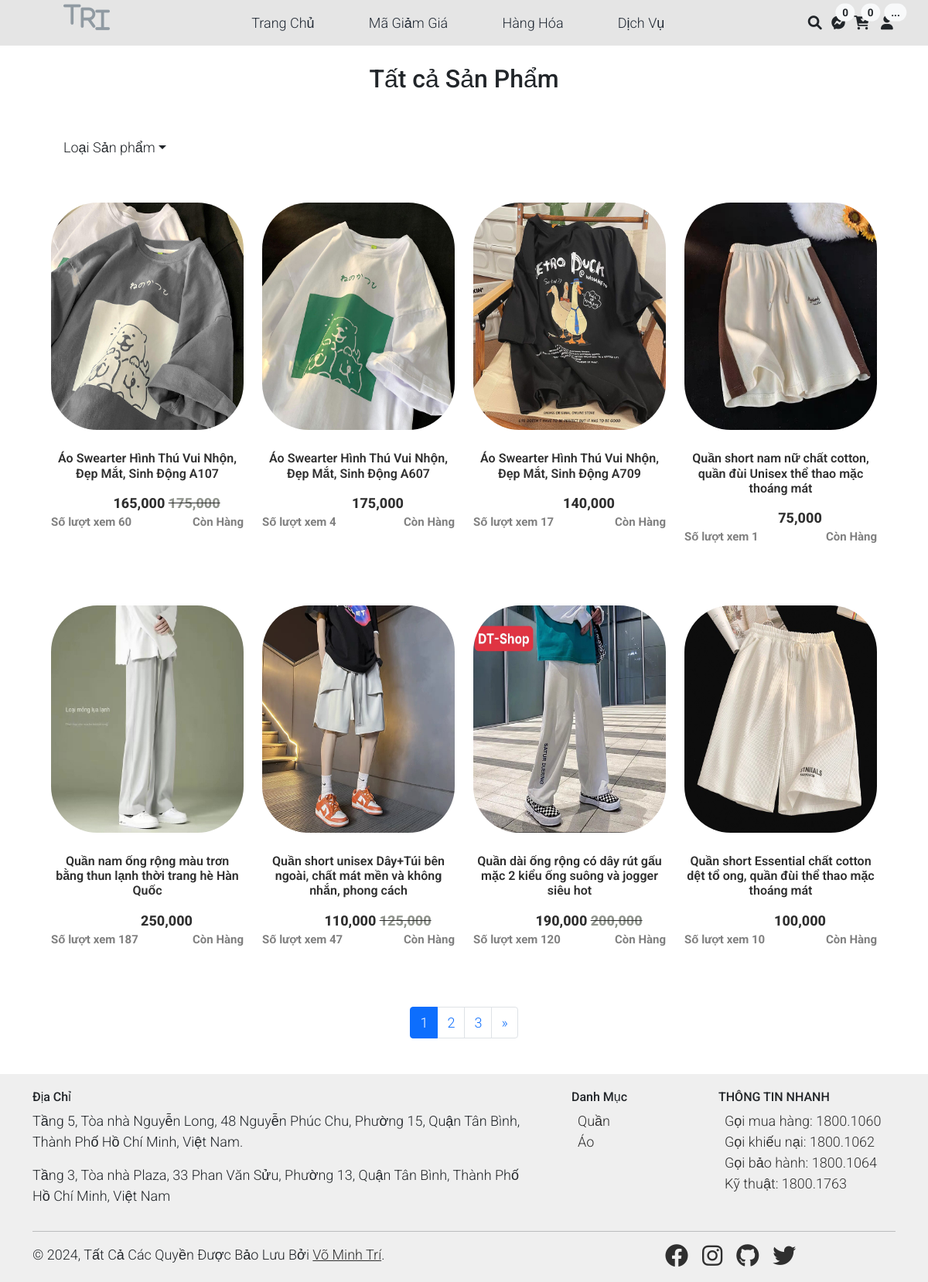
Page /index.php?action=sanpham&act=sanpham on the committed database.
### tables this page shows
CREATE TABLE `hanghoa` (
  `mahh` int(11) NOT NULL,
  `tenhh` varchar(90) NOT NULL,
  `maloai` int(11) NOT NULL,
  `soluotxem` int(11) NOT NULL,
  `ngaylap` date NOT NULL,
  `mota` varchar(2000) NOT NULL
);

### Model/page.php (called while the page is built)
<?php
class Page
{
    function findPage($count, $limit)
    {
        $page = (($count % $limit) == 0 ? $count / $limit : ceil($count / $limit));
        return $page;
    }
    function  findStart($limit)
    {
        if (!isset($_GET['page']) || $_GET['page'] == 1) {
            $start = 0;
        } else {
            $start = ($_GET['page'] - 1) * $limit;
        }
        return $start;
    }
}

### Model/connect.php (called while the page is built, shortened)
<?php
    class connect{
        var $db=null;
        function __construct(){
            $dsn='mysql:host=localhost;dbname=shopdo';
            $user='root';
            $pass='';
            try {
                $this->db=new PDO($dsn,$user,$pass,array(PDO::MYSQL_ATTR_INIT_COMMAND=>'SET NAMES utf8'));
            } catch (\Throwable $th) {
                echo "Kết nối không thành công";
                echo $th;
            }
        }
        function getList($select){
            $result=$this->db->query($select);
            return $result;
        }
        function getInstance($select){
            $results=$this->db->query($select);
            $result=$results->fetch();
            return $result;
        }
    }
?>

### Model/hanghoa.php (called while the page is built, shortened)
<?php
class hanghoa
{
    function getCountHangHoaAll()
    {
        $db = new connect();
        $select = "SELECT COUNT( DISTINCT a.mahh) FROM hanghoa a, cthanghoa b
            WHERE a.mahh=b.idhanghoa and b.hienthi=0 ";
        $result = $db->getInstance($select);
        return $result[0];
    }
    function getHangHoaAll($start, $limit)
    {
        $db = new connect();
        $select = "select distinct a.mahh,a.tenhh,a.soluotxem,b.hinh,b.dongia,b.soluongton,b.giamgia
                from hanghoa a,cthanghoa b
                WHERE a.mahh=b.idhanghoa and b.hienthi=0 group by a.mahh ORDER by a.mahh DESC limit " . $start . "," . $limit;
        $result = $db->getList($select);
        return $result;
    }
    function getSoLuongTon($id)
    {
        $db = new connect();
        $select = "select DISTINCT a.soluongton
            from cthanghoa a
            WHERE a.idhanghoa=$id and a.hienthi=0";
        $result = $db->getList($select);
        return $result;
    }
    function getHangHoaMau($id)
    {
        $db = new connect();
        $select = "select DISTINCT b.idmau,b.mausac,a.soluongton
            from cthanghoa a, mausac b
            WHERE a.idmau=b.idmau and a.idhanghoa=$id and a.hienthi=0 group by b.idmau";
        $result = $db->getList($select);
        return $result;
    }
}

### View/sanpham.php (the view, shortened to what this page needs)
<?php
$hh = new hanghoa();
$trang = new page();
$limit = 8;
$count_all = $hh->getCountHangHoaAll();
$page_all = $trang->findPage($count_all, $limit);
$start_all = $trang->findStart($limit);
$count_sale = $hh->getCountHangHoaKhuyenMai();
$page_sale = $trang->findPage($count_sale, $limit);
$current_page = isset($_GET['page']) ? $_GET['page'] : 1;
$ac = 1;
if (isset($_GET['action'])) {
    if (isset($_GET['act']) && $_GET['act'] == 'sanphamkhuyenmai') {
        $ac = 2;
    } elseif (isset($_GET['act']) && $_GET['act'] == 'timkiem') {
        $ac = 3;
    } elseif (isset($_GET['act']) && $_GET['act'] == 'sanpham') {
        $ac = 1;
    } elseif (isset($_GET['act']) && $_GET['act'] == 'loai') {
        $ac = 4;
    }
}
?>
<section id="examples" class="text-center mt-3">
    <div class="product-section">
        <div class="container">
            <?php
            if ($ac == 1) {
                echo '<H2 class="text-center">Tất cả Sản Phẩm</H2>';
            }
            ?>
            <div class="col-12 d-flex">
                <div class="col-6">
                    <div class="nav-item dropdown text-start col-3">
                        <a class="nav-link dropdown-toggle text-dark" href="#" id="dropdownId" data-toggle="dropdown" aria-haspopup="true" aria-expanded="false">Loại Sản phẩm</a>
                            <?php
                            $loai = new hanghoa();
                            $result = $loai->getLoai();
                            ?>
                    </div>
                </div>
            </div>
            <div class="row">
                <?php
                if ($ac == 1) {
                    $result = $hh->getHangHoaAll($start_all, $limit);
                }
                $hh = new hanghoa();
                if ($ac == 1) {
                    $result = $hh->getHangHoaAll($start_all, $limit);
                }
                while ($set = $result->fetch()) :
                ?>
                    <div class="col-12 col-md-4 col-lg-3 mb-5 mb-md-0 sanphamhome">
                        <a class="product-item" href="index.php?action=sanpham&act=sanphamchitiet&id=<?php echo $set['mahh'] ?>">
                            <img style="height: 294px; width: 294px" src=Content/imagetourdien/<?php echo $set['hinh']; ?> class="img-fluid product-thumbnail">
                            <ul class="ulhome">
                                <?php
                                $laymau = $hh->getHangHoaMau($set['mahh']);
                                while ($mau = $laymau->fetch()) : ?>
                                    <?php
                                    if ($mau['soluongton'] > 0) {
                                        echo '<li class="lihome">';
                                    }
                                    echo '</li>';
                                    ?>
                                <?php endwhile; ?>
                            </ul>
                            <h3 class="product-title">
                                <?php echo $set['tenhh']; ?>
                            </h3>
                            <?php
                            if ($set['giamgia'] != 0) {
                                echo  '   <strong class="product-price">' . (number_format($set['giamgia'])) . '</strong> ';
                                echo ' <strike class="strikehome"><strong class="product-pricemau">' . (number_format($set['dongia'])) . '</strong></strike>';
                            }
                            if ($set['giamgia'] == 0) {
                                echo  '   <strong class="product-price">' . (number_format($set['dongia'])) . '</strong> ';
                            }
                            ?>
                            <br>
                            <span class="viewslx">Số lượt
                                xem
                                <?php echo $set['soluotxem']; ?>
                            </span>
                            <?php
                            $getslt = $hh->getSoLuongTon($set['mahh']);
                            $tongsoluongton = 0;
                            while ($slt = $getslt->fetch()) :
                                if ($slt['soluongton'] > 0) {
                                    $tongsoluongton++;
                                }
                            ?>
                            <?php endwhile; ?>
                            <?php
                            if ($tongsoluongton > 0) {
                                echo '<span class="viewslt">Còn Hàng</span>';
                            } else {
                                echo '<span class="viewslt">Hết Hàng</span>';
                            }
                            ?>
                        </a>
                    </div>
                <?php
                endwhile;
                ?>
            </div>
        </div>
    </div>
</section>
<div class="col-md-12 text-center">
    <ul class="pagination justify-content-center">
        <?php
        for ($i = 1; $i <= ($ac == 1 ? $page_all : $page_sale); $i++) {
            if ($ac == 1) {
                echo '<li class="page-item ' . ($current_page == $i ? 'active' : '') . '"><a class="page-link" href="index.php?action=sanpham&page=' . $i . '">' . $i . '</a></li>';
            }
        }
        if (($current_page < $page_all && $page_all > 1 && $ac == 1) || ($current_page < $page_sale && $page_sale > 1 && $ac == 2)) {
            if ($ac == 1) {
                echo '<li class="page-item"><a class="page-link" href="index.php?action=sanpham&page=' . ($current_page + 1) . '" aria-label="Trang sau"><span aria-hidden="true">&raquo</span></a></li>';
            }
        }
        ?>
    </ul>
</div>

### Content/CSS/templatemo.css (style rules this page uses)
.ulhome { list-style: none; position: relative; text-align: center; bottom: 32px; z-index: -1; margin-bottom: 0rem; margin-right: 30px; }
.lihome { font-weight: 500 !important; display: inline-block; }
.scrollwidthnone { scrollbar-width: none; }
.img-fluid { border-radius: 20px; }
.text-center .product-section .container .row .sanphamhome { margin-top: 50px; }
.text-center .product-section .container .row .product-price { padding-left: 50px; }
.text-center .product-section .container .row .product-pricemau { color: rgb(142, 146, 139); }
.text-center .product-section .container .row .viewslx { float: left; color: grey; font-weight: bold; font-size: 15px; }
.text-center .product-section .container .row .viewslt { float: right; color: grey; font-weight: bold; font-size: 15px; }
.text-center .product-section .container .row .strikehome { color: currentcolor; }
.text-center .product-section .container .text-center { position: relative; bottom: 40px; }
img { max-width: 100%; }
.product-title, .price, .sizes, .colors { font-weight: bold; }
.product-title, .rating, .product-description, .price, .vote { margin-bottom: 15px; }
.product-title { margin-top: 0; }
body { font-family: Arial, sans-serif; margin: 0; }
body, ul, li, p, a, label, input, div { font-family: "Roboto", sans-serif; font-size: 18px !important; font-weight: 300 !important; }

### Content/CSS/style.css (style rules this page uses)
a { text-decoration: none; -webkit-transition: 0.3s all ease; -o-transition: 0.3s all ease; transition: 0.3s all ease; color: #2f2f2f; text-decoration: underline; }
.product-section { padding: 3rem 0; }
.product-section .product-item { text-align: center; text-decoration: none; display: block; position: relative; padding-bottom: 50px; cursor: pointer; }
.product-section .product-item .product-thumbnail { position: relative; top: 0; border-radius: 60px; -webkit-transition: 0.3s all ease; -o-transition: 0.3s all ease; transition: 0.3s all ease; }
.product-section .product-item h3 { font-weight: 600; font-size: 16px; }
.product-section .product-item strong { font-weight: 800 !important; font-size: 18px !important; }
.product-section .product-item h3, .product-section .product-item strong { color: #2f2f2f; text-decoration: none; }
.product-section .product-item:before { bottom: 0; left: 0; right: 0; position: absolute; content: ""; background: #dce5e4; height: 0%; z-index: -1; border-radius: 10px; -webkit-transition: 0.3s all ease; -o-transition: 0.3s all ease; transition: 0.3s all ease; }

### rows in the picture
hanghoa: shows a picture, tenhh "Áo Swearter Hình Thú Vui Nhộn, Đẹp Mắt, Sinh Động A107", giamgia "165,000", dongia "175,000", soluotxem "60"
hanghoa: shows a picture, tenhh "Áo Swearter Hình Thú Vui Nhộn, Đẹp Mắt, Sinh Động A607", dongia "175,000", soluotxem "4"
hanghoa: shows a picture, tenhh "Áo Swearter Hình Thú Vui Nhộn, Đẹp Mắt, Sinh Động A709", dongia "140,000", soluotxem "17"
hanghoa: shows a picture, tenhh "Quần short nam nữ chất cotton, quần đùi Unisex thể thao mặc thoáng mát", dongia "75,000", soluotxem "1"
hanghoa: shows a picture, tenhh "Quần nam ống rộng màu trơn bằng thun lạnh thời trang hè Hàn Quốc", dongia "250,000", soluotxem "187"
hanghoa: shows a picture, tenhh "Quần short unisex Dây+Túi bên ngoài, chất mát mền và không nhắn, phong cách", giamgia "110,000", dongia "125,000", soluotxem "47"
hanghoa: shows a picture, tenhh "Quần dài ống rộng có dây rút gấu mặc 2 kiểu ống suông và jogger siêu hot", giamgia "190,000", dongia "200,000", soluotxem "120"
hanghoa: shows a picture, tenhh "Quần short Essential chất cotton dệt tổ ong, quần đùi thể thao mặc thoáng mát", dongia "100,000", soluotxem "10"
